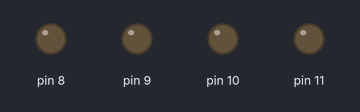
A sketch run on a simulated Arduino Uno, built with avr-gcc and run on an emulated ATmega328P. Shown: output pins drawn as LEDs (lit = HIGH).

Above: at 0.5 s.
At 2.5 s:
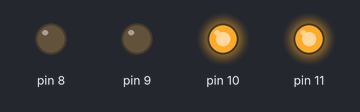
At 5.1 s:
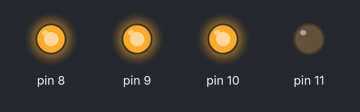
At 6.1 s:
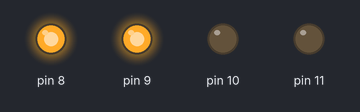
At 7.1 s:
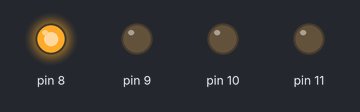
At 10.6 s:
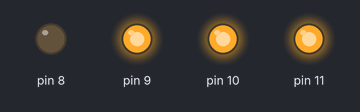
Timing chart, 0 to 11.2 s (numbered marks = the images above):
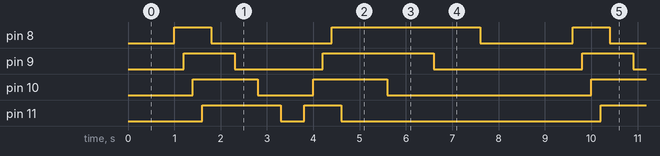

The sketch:

4_LED_Techdiary_easy.ino
```cpp
void setup() {
  for(int i=8; i<12; i++){
    pinMode(i,OUTPUT);
  }
}

void off(){
  for(int i=8; i<12; i++){
    digitalWrite(i,LOW);
  }
}

void loop() {
  off();
  delay(1000);
  for(int i=8; i<12; i++){
    digitalWrite(i,HIGH);
    delay(200);
  }

  for(int i=8; i<12; i++){
    digitalWrite(i,LOW);
    delay(500);
  }

  for(int i=11; i>7; i--){
    digitalWrite(i,HIGH);
    delay(200);
  }

  for(int i=11; i>7; i--){
    digitalWrite(i,LOW);
    delay(1000);
  }
}
```

Measured:
- by itself, pin 8: repeats every 8.6 s: LOW 2.6 s, HIGH 3.2 s, LOW 2.0 s, HIGH 0.80 s
- by itself, pin 9: repeats every 8.6 s: LOW 1.9 s, HIGH 2.4 s, LOW 3.2 s, HIGH 1.1 s
- by itself, pin 10: repeats every 8.6 s: LOW 1.2 s, HIGH 1.6 s, LOW 4.4 s, HIGH 1.4 s
- by itself, pin 11: repeats every 8.6 s: LOW 0.50 s, HIGH 0.80 s, LOW 5.6 s, HIGH 1.7 s
